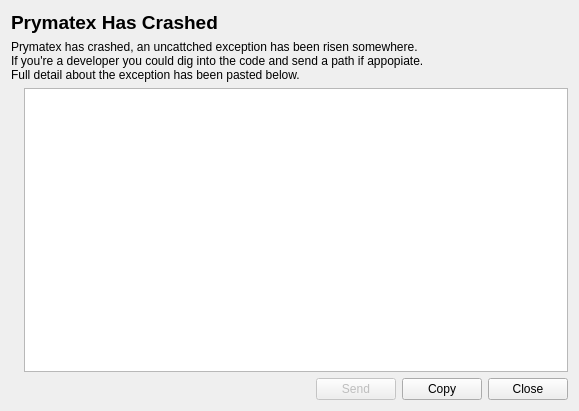
<?xml version="1.0" encoding="UTF-8"?>
<ui version="4.0">
 <class>CrashDialog</class>
 <widget class="QDialog" name="CrashDialog">
  <property name="geometry">
   <rect>
    <x>0</x>
    <y>0</y>
    <width>579</width>
    <height>411</height>
   </rect>
  </property>
  <property name="windowTitle">
   <string>Prymatex Crash</string>
  </property>
  <property name="windowIcon">
   <iconset>
    <normaloff>:/images/prymatex/logo.png</normaloff>:/images/prymatex/logo.png</iconset>
  </property>
  <layout class="QVBoxLayout" name="verticalLayout">
   <item>
    <widget class="QLabel" name="label">
     <property name="font">
      <font>
       <pointsize>14</pointsize>
       <weight>75</weight>
       <bold>true</bold>
      </font>
     </property>
     <property name="text">
      <string>Prymatex Has Crashed</string>
     </property>
    </widget>
   </item>
   <item>
    <widget class="QLabel" name="label_2">
     <property name="text">
      <string>Prymatex has crashed, an uncattched exception has been risen somewhere.
If you're a developer you could dig into the code and send a path if appopiate.
Full detail about the exception has been pasted below.</string>
     </property>
    </widget>
   </item>
   <item>
    <layout class="QHBoxLayout" name="horizontalLayout">
     <item>
      <widget class="QLabel" name="label_3">
       <property name="toolTip">
        <string>No monkeys have been hurt in the process</string>
       </property>
       <property name="text">
        <string/>
       </property>
       <property name="pixmap">
        <pixmap>:/icons/resources/icons/Prymatex_Logo.png</pixmap>
       </property>
       <property name="scaledContents">
        <bool>false</bool>
       </property>
      </widget>
     </item>
     <item>
      <widget class="QTextEdit" name="textEdit">
       <property name="enabled">
        <bool>true</bool>
       </property>
       <property name="readOnly">
        <bool>true</bool>
       </property>
      </widget>
     </item>
    </layout>
   </item>
   <item>
    <layout class="QHBoxLayout" name="horizontalLayout_2">
     <item>
      <spacer name="horizontalSpacer">
       <property name="orientation">
        <enum>Qt::Horizontal</enum>
       </property>
       <property name="sizeHint" stdset="0">
        <size>
         <width>40</width>
         <height>20</height>
        </size>
       </property>
      </spacer>
     </item>
     <item>
      <widget class="QPushButton" name="pushSendTraceback">
       <property name="enabled">
        <bool>false</bool>
       </property>
       <property name="text">
        <string>Send</string>
       </property>
      </widget>
     </item>
     <item>
      <widget class="QPushButton" name="pushCopyTraceback">
       <property name="text">
        <string>Copy</string>
       </property>
       <property name="icon">
        <iconset>
         <normaloff>:/icons/actions/edit-copy.png</normaloff>:/icons/actions/edit-copy.png</iconset>
       </property>
      </widget>
     </item>
     <item>
      <widget class="QPushButton" name="pushClose">
       <property name="text">
        <string>Close</string>
       </property>
       <property name="icon">
        <iconset>
         <normaloff>:/icons/actions/application-exit.png</normaloff>:/icons/actions/application-exit.png</iconset>
       </property>
      </widget>
     </item>
    </layout>
   </item>
  </layout>
 </widget>
 <resources/>
 <connections>
  <connection>
   <sender>pushClose</sender>
   <signal>clicked()</signal>
   <receiver>CrashDialog</receiver>
   <slot>reject()</slot>
   <hints>
    <hint type="sourcelabel">
     <x>538</x>
     <y>394</y>
    </hint>
    <hint type="destinationlabel">
     <x>380</x>
     <y>390</y>
    </hint>
   </hints>
  </connection>
 </connections>
</ui>
